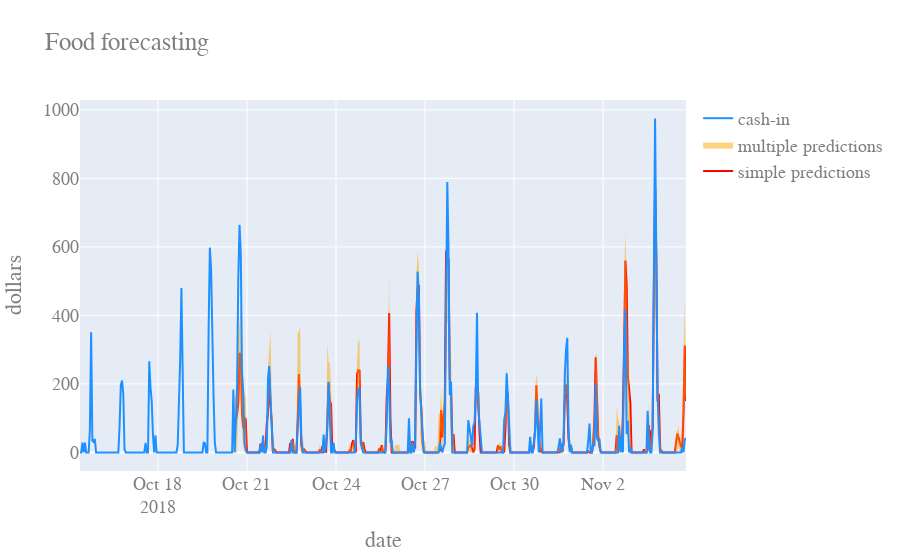

Notebook code for this chart:
### Markdown cell above
**Exercice :** tracer les prédictions obtenues par validation croisée, en regard de la vérité attendue.

**Indice :** la syntaxe est identique à celle utilisée pour `simple_model`.

### Code cell
plotly_predictions(preds, y=y_train)

### Figure 1 — Plotly figure (JSON) as saved in the notebook; plotly's stock layout.template omitted (floating-point values rounded to 4 significant figures; data arrays with more than 128 entries replaced by an {"elided": "..."} marker saying what was removed)
{"data": [{"line": {"color": "red"}, "name": "simple predictions", "type": "scatter", "x": {"elided": "366 str values"}, "y": {"elided": "366 float values"}}, {"line": {"color": "orange", "width": 0}, "showlegend": false, "type": "scatter", "x": {"elided": "366 str values"}, "y": {"elided": "366 float values"}}, {"fill": "tonexty", "line": {"color": "orange", "width": 0}, "name": "multiple predictions", "type": "scatter", "x": {"elided": "366 str values"}, "y": {"elided": "366 float values"}}, {"line": {"color": "dodgerblue"}, "name": "cash-in", "type": "scatter", "x": {"elided": "491 str values"}, "y": {"elided": "491 float values"}}], "layout": {"font": {"color": "#7f7f7f", "family": "Computer Modern", "size": 18}, "title": {"text": "Food forecasting"}, "xaxis": {"title": {"text": "date"}}, "yaxis": {"title": {"text": "dollars"}}}}
